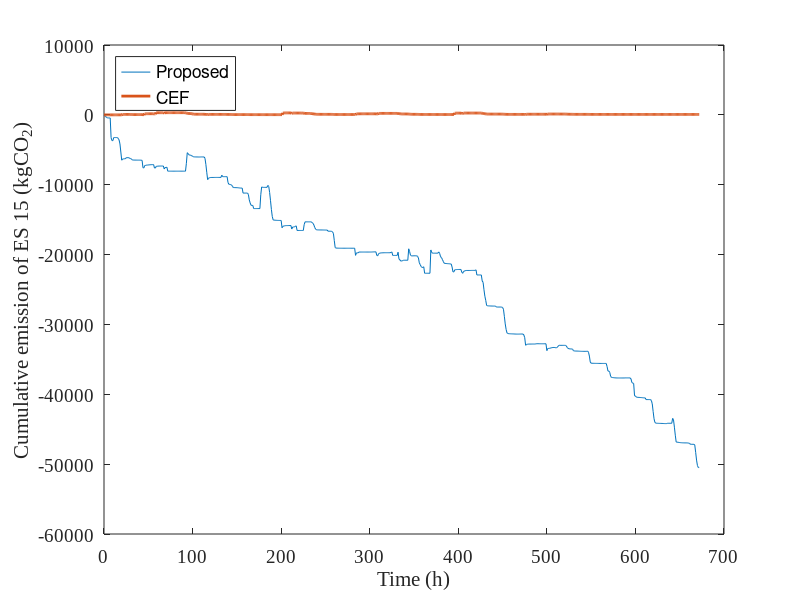
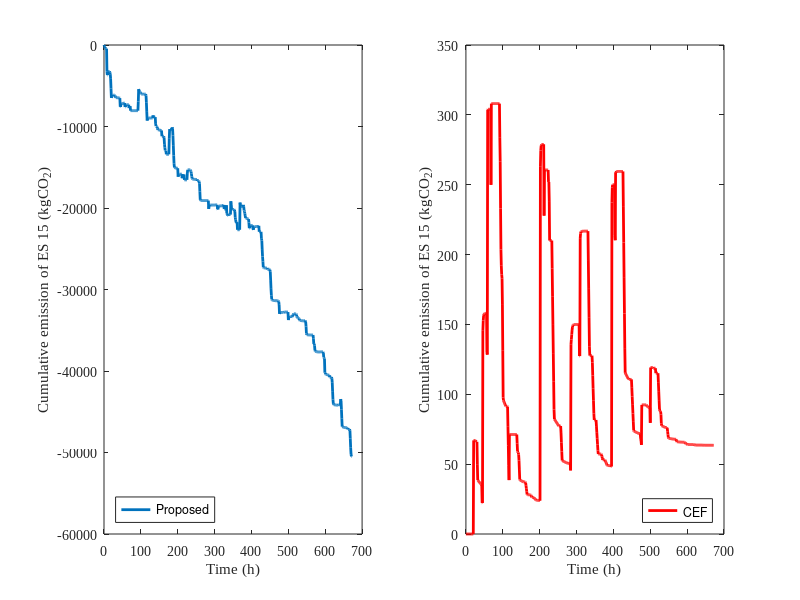

Source code (MATLAB) for these figures, in order:
clear
close all

load Result_CEF_ES_Feedback_Loss.mat
CCostAccum_CEF = CCostAccum;
load Result_Lyapunov_ES_Feedback_Loss_V1_k0.05.mat
CCostAccum_AS = CCostAccum;

figure;
plot(0:Num_T,CCostAccum_AS(:,1)*1e5,0:Num_T,CCostAccum_CEF(:,1)*1e5,'LineWidth',2);
legend('Proposed','CEF','location','northwest');
xlabel('Time (h)');
ylabel('Cumulative emission of ES 15 (kgCO_2)');
set(gca,'FontName','Times New Roman','FontSize',14);

figure;
set(gcf,'position',[100,100,560,270])
subplot(1,2,1);
plot(0:Num_T,CCostAccum_AS(:,1)*1e5,'LineWidth',2);
legend('Proposed','location','southwest');
xlabel('Time (h)');
ylabel('Cumulative emission of ES 15 (kgCO_2)');
set(gca,'FontName','Times New Roman','FontSize',10);

subplot(1,2,2);
plot(0:Num_T,CCostAccum_CEF(:,1)*1e5,'r','LineWidth',2);
legend('CEF','location','southeast');
xlabel('Time (h)');
ylabel('Cumulative emission of ES 15 (kgCO_2)');
set(gca,'FontName','Times New Roman','FontSize',10);